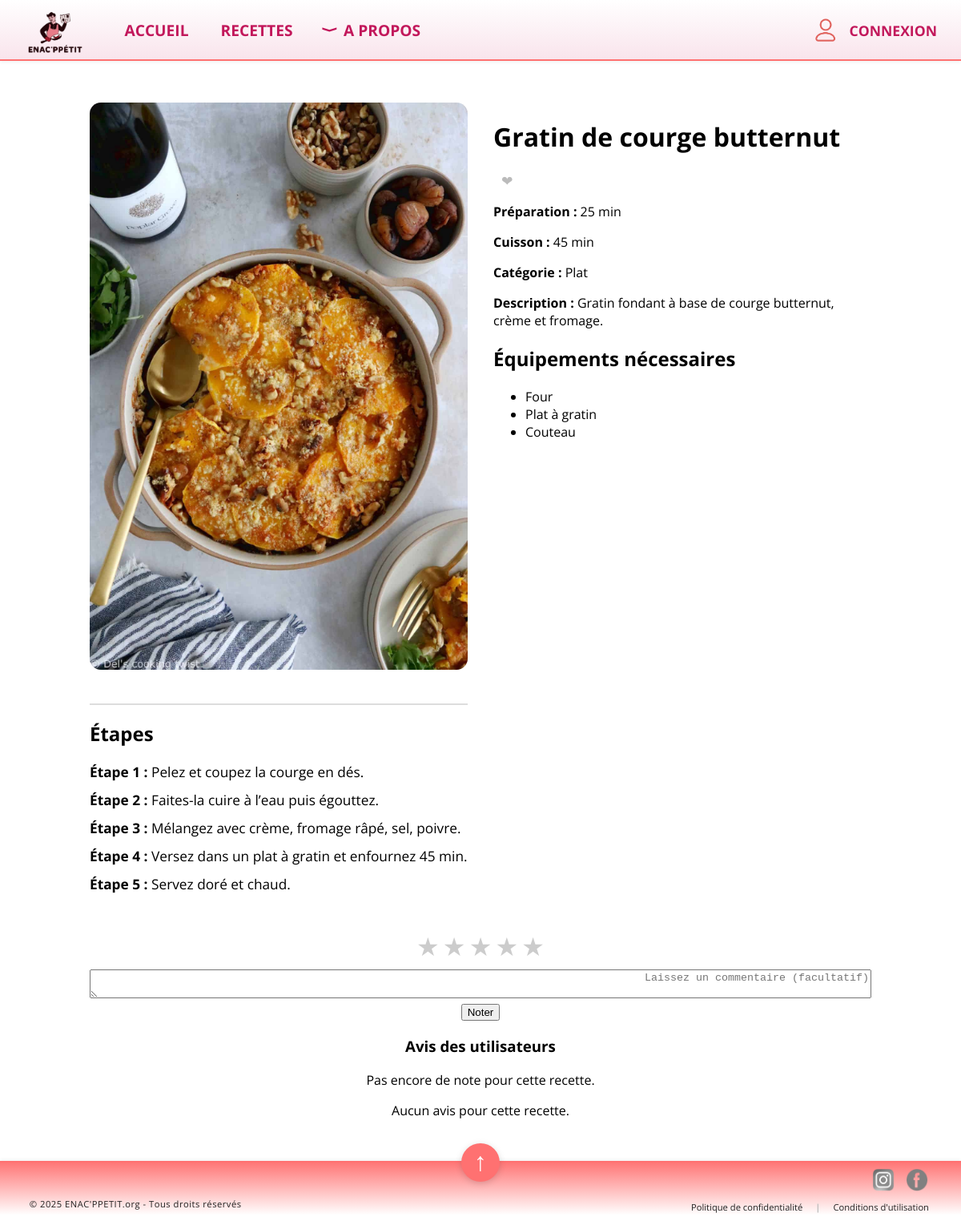
The page /recette/54133 on the database its author committed.
### tables this page shows
CREATE TABLE Recette (
    Recette_id INTEGER PRIMARY KEY,
    Title TEXT,
    Preptime INTEGER,
    Cooktime INTEGER,
    Category TEXT,
    Saison TEXT,
    Description TEXT,
    Servings INTEGER,
    Image TEXT
);

CREATE TABLE Step (
    Recette_id INTEGER,
    Num_step INTEGER,
    Contenu TEXT,
    PRIMARY KEY (Recette_id, Num_step),
    FOREIGN KEY (Recette_id) REFERENCES Recette(Recette_id)
);

CREATE TABLE Equipment (
    Id_equipement INTEGER PRIMARY KEY,
    Name TEXT UNIQUE
);

### app.py (the view)
@app.route('/recette/<int:recette_id>')
def recette(recette_id):
    conn = sqlite3.connect('BDD.db')
    conn.row_factory = sqlite3.Row
    recipe = conn.execute('SELECT * FROM Recette WHERE Recette_id = ?', (recette_id,)).fetchone()
    if recipe is None:
        conn.close()
        return "Recette non trouvée", 404
    equipements = conn.execute(
        "SELECT Equipment.Name FROM Equipment "
        "JOIN Recette_Equipment ON Equipment.id_equipement = Recette_Equipment.id_equipement "
        "WHERE Recette_Equipment.Recette_id = ?",
        (recette_id,)
    ).fetchall()
    steps = conn.execute(
        "SELECT Num_step,Contenu FROM Step WHERE Recette_id = ? ORDER BY Num_step",
        (recette_id,)
    ).fetchall()
    est_favori = False
    if "username" in session:
        user_id = conn.execute("SELECT User_id FROM User WHERE Username = ?", (session["username"],)).fetchone()
        if user_id:
            user_id = user_id[0]
            fav = conn.execute("SELECT 1 FROM Recette_Favori WHERE User_id = ? AND Recette_id = ?", (user_id, recette_id)).fetchone()
            est_favori = fav is not None
    avis = conn.execute(
    "SELECT u.Username, r.Rating, r.Commentaire FROM Rating r JOIN User u ON r.User_id = u.User_id WHERE r.Recette_id = ?",
    (recette_id,)
).fetchall()
    moyenne = conn.execute(
    "SELECT AVG(Rating) FROM Rating WHERE Recette_id = ?", (recette_id,)
).fetchone()[0]
    conn.close()
    return render_template('Unerecette.html', recipe=recipe, equipements=equipements, steps=steps, est_favori=est_favori, avis=avis, moyenne=moyenne)

### templates/Unerecette.html (shortened to what this page needs)
{% extends "base.html" %}
{% block content %}
<div class="fiche-recette-container">
    <div class="fiche-recette-ligne">
        {% if recipe['image'] %}
        <div class="fiche-photo-recette">
            <img src="{{ url_for('static', filename=recipe['image']) }}" alt="Image de la recette" class="fiche-image-adapt">
            <div class="fiche-etapes">
                <hr class="separateur-etapes">
                <h2>Étapes</h2>
                <ul class="liste-etapes">
                    {% for step in steps %}
                        <li><strong>Étape {{ loop.index }} :</strong> {{ step['Contenu'] }}</li>
                    {% endfor %}
                </ul>
            </div>
        </div>
        {% endif %}
        <div class="fiche-texte-recette">
            <h1>{{ recipe['title'] }}</h1>
            {% if est_favori %}
                <form action="{{ url_for('retirer_favori', recette_id=recipe['Recette_id']) }}" method="post" class="form-favori" style="margin-left: 0;">
                    <button type="submit" class="coeur-btn">
                        <span class="coeur actif">&#10084;</span>
                    </button>
                </form>
            {% else %}
                <form action="{{ url_for('ajouter_favori', recette_id=recipe['Recette_id']) }}" method="post" class="form-favori" style="margin-left: 0;">
                    <button type="submit" class="coeur-btn">
                        <span class="coeur">&#10084;</span>
                    </button>
                </form>
            {% endif %}
            <p><strong>Préparation :</strong> {{ recipe['Preptime'] }} min</p>
            <p><strong>Cuisson :</strong> {{ recipe['Cooktime'] }} min </p>
            <p><strong>Catégorie :</strong> {{ recipe['category'] }}</p>
            <p><strong>Description :</strong> {{ recipe['description'] }}</p>
            <h2>Équipements nécessaires</h2>
            <ul>
                {% for eq in equipements %}
                    <li>{{ eq['Name'] }}</li>
                {% endfor %}
            </ul>
        </div>
    </div>
    <div class="fiche-avis-utilisateurs">
        <form action="{{ url_for('noter_recette', recette_id=recipe['Recette_id']) }}" method="post" class="etoiles-notation">
            {% for i in range(5, 0, -1) %}
                <label for="star{{ i }}">&#9733;</label>
            {% endfor %}
            <br>
            <textarea name="commentaire" placeholder="Laissez un commentaire (facultatif)" style="width:100%;margin-top:8px;"></textarea>
            <br>
            <button type="submit">Noter</button>
        </form>
        <h3>Avis des utilisateurs</h3>
        {% if moyenne %}
            <p>Note moyenne : {{ '%.1f'|format(moyenne) }}/5</p>
        {% else %}
            <p>Pas encore de note pour cette recette.</p>
        {% endif %}
        {% if avis %}
            <ul id="avis-list">
            {% for a in avis[:5] %}
                <li>
                    <strong>{{ a['Username'] }}</strong> : {{ a['Rating'] }}/5
                    {% if a['Commentaire'] %}
                        <br>{{ a['Commentaire'] }}
                    {% endif %}
                </li>
            {% endfor %}
            {% for a in avis[5:] %}
                <li class="avis-cache" style="display:none;">
                    <strong>{{ a['Username'] }}</strong> : {{ a['Rating'] }}/5
                    {% if a['Commentaire'] %}
                        <br>{{ a['Commentaire'] }}
                    {% endif %}
                </li>
            {% endfor %}
            </ul>
            {% if avis|length > 5 %}
                <button id="voir-plus-btn" onclick="voirPlusAvis()">Voir plus</button>
            {% endif %}
        {% else %}
            <p>Aucun avis pour cette recette.</p>
        {% endif %}
    </div>
</div>
{% endblock %}

### static/style.css (style rules this page uses)
body { overflow-x: hidden; background: #fff; margin: 0; padding: 0; font-family: 'Open Sans', Arial, sans-serif; }
html { box-sizing: border-box; width: 100vw; overflow-x: hidden; }
*, *::before, *::after { box-sizing: inherit; }
.fiche-recette-container { max-width: 1000px; margin: 32px auto; padding: 0 12px; }
.fiche-recette-ligne { display: flex; flex-direction: row; gap: 32px; align-items: flex-start; margin-bottom: 32px; }
.fiche-photo-recette { flex: 1; display: flex; flex-direction: column; align-items: flex-start; }
.fiche-image-adapt { width: 100%; height: auto; border-radius: 14px; display: block; min-width: 220px; max-width: 100%; }
.fiche-texte-recette { flex: 1; min-width: 220px; }
.fiche-avis-utilisateurs { text-align: center; margin-top: 32px; }
.fiche-etapes { margin-top: 24px; text-align: left; }
.separateur-etapes { border: none; border-top: 2px solid #ddd; margin: 18px 0 16px 0; width: 100%; }
.liste-etapes { list-style: none; padding-left: 0; margin: 0; }
.liste-etapes li { margin-bottom: 12px; font-size: 1.08em; position: relative; padding-left: 0; }
.etoiles-notation { direction: rtl; unicode-bidi: bidi-override; }
.etoiles-notation label { color: #ccc; font-size: 2em; cursor: pointer; }
.coeur { color: #bbb; font-size: 1.3em; transition: color 0.2s; border: none; background: none; cursor: pointer; padding: 0 0 0 10px; vertical-align: middle; }
.coeur-btn { background: none; border: none; padding: 0; cursor: pointer; }
.form-favori { display: inline; }

### rows shown on the page
Recette: Image (picture), title "Gratin de courge butternut", Preptime "25", Cooktime "45", category "Plat", description "Gratin fondant à base de courge butternut, crème et fromage."
Step: Contenu "Pelez et coupez la courge en dés."
Step: Contenu "Faites-la cuire à l’eau puis égouttez."
Step: Contenu "Mélangez avec crème, fromage râpé, sel, poivre."
Step: Contenu "Versez dans un plat à gratin et enfournez 45 min."
Step: Contenu "Servez doré et chaud."
Equipment: Name "Four"
Equipment: Name "Plat à gratin"
Equipment: Name "Couteau"
